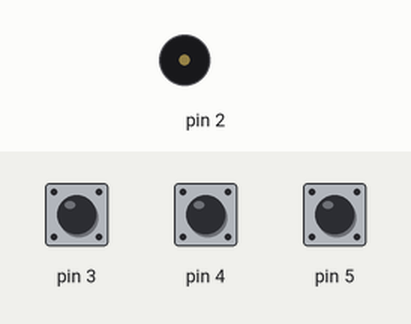
The sketch below on a simulated Arduino Uno, built with avr-gcc and run on an emulated ATmega328P. Parts: buzzer (waves = sounding). The test bench sets the inputs (shaded band); at power-on: pin 3 HIGH, pin 4 HIGH, pin 5 HIGH.

Above: at 1.2 s.
1.3 s: pin 3 pulled LOW for 0.15 s
At 1.37 s:
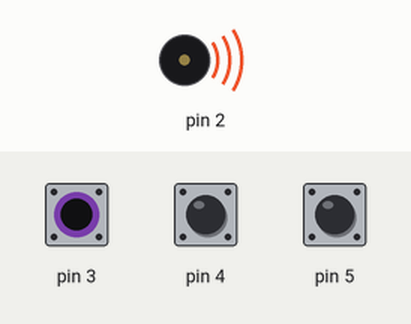
2.9 s: pin 3 pulled LOW for 3.2 s
At 6.5 s:
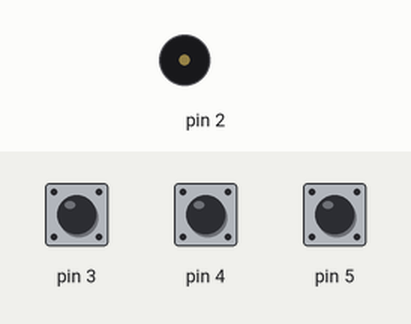
7.6 s: pin 4 pulled LOW for 3.2 s
At 8.9 s:
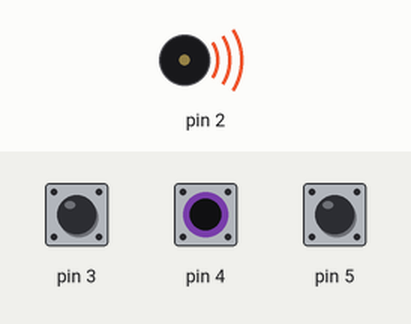
Timing chart, 0 to 12.3 s (numbered marks = the images above; inputs shaded):
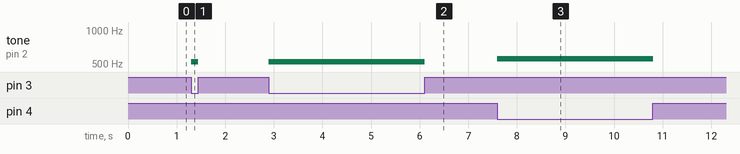

Measured:
- after the input at 1.3 s, tone on pin 2: silent → 523 Hz at once, → silent 0.15 s later
- after the input at 2.9 s, tone on pin 2: silent → 523 Hz at once, → silent 3.2 s later
- after the input at 7.6 s, tone on pin 2: silent → 554 Hz at once, → silent 3.2 s later

The sketch:

Project_seven.ino
```cpp
void setup() {
  // put your setup code here, to run once:
  pinMode(2, OUTPUT);
  pinMode(3, INPUT_PULLUP);
  pinMode(4, INPUT_PULLUP);
  pinMode(5, INPUT_PULLUP);
}
void note(int frequency, int beats){
  tone(2, frequency);
  delay(beats);
}
void loop() {
  // put your main code here, to run repeatedly:
  if (digitalRead(3) == LOW){
    note(523,1);
  }
  else if(digitalRead(4) == LOW){
    note(554,4);
  }
  else if (digitalRead(5) == LOW){
    note(622,3);
  }
  else{
    noTone(2);
  }
}
```
